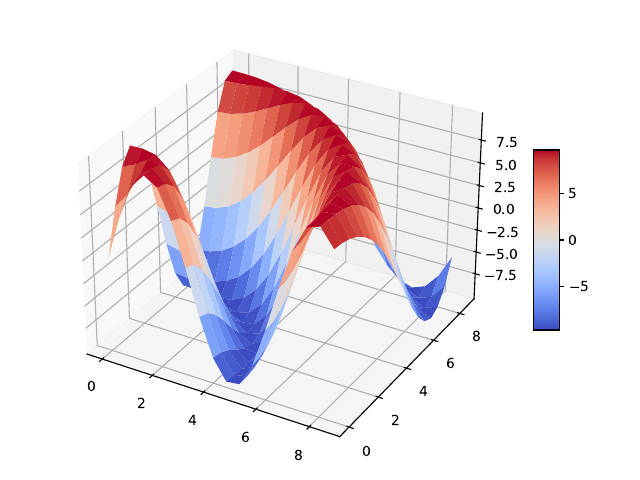

Python code for this plot:
# -*- coding: utf-8 -*-
import numpy as np
import matplotlib.pyplot as plt
from mpl_toolkits.mplot3d import Axes3D
from matplotlib import cm
from matplotlib.ticker import LinearLocator, FormatStrFormatter
from sklearn import mixture
 
fig = plt.figure()
ax = fig.gca(projection="3d")
 
# prepare data
delta = 0.5
#x = np.arange(0, 9, delta)    
#y = np.arange(0, 9, delta)
x = np.arange(0, 9, delta)
y = np.arange(0, 9, delta)
x, y = np.meshgrid(x,y)
# set function for generating z  
r = np.sqrt(x ** 2 + y ** 2)
z = np.sin(r)*10
 
surf = ax.plot_surface(x, y, z, cmap=cm.coolwarm)  # cmap means color map
 
 
 
#add color card
fig.colorbar(surf, shrink=0.4, aspect=7)  
# shrink represents the shrinkage ratio，aspect affects the width of bar, the larger aspect is，the narrow bar is

fig.tight_layout()
cfig = plt.gcf() # 'get current figure'
cfig.savefig('3D.pdf', format='pdf', dpi=1000)
plt.show()